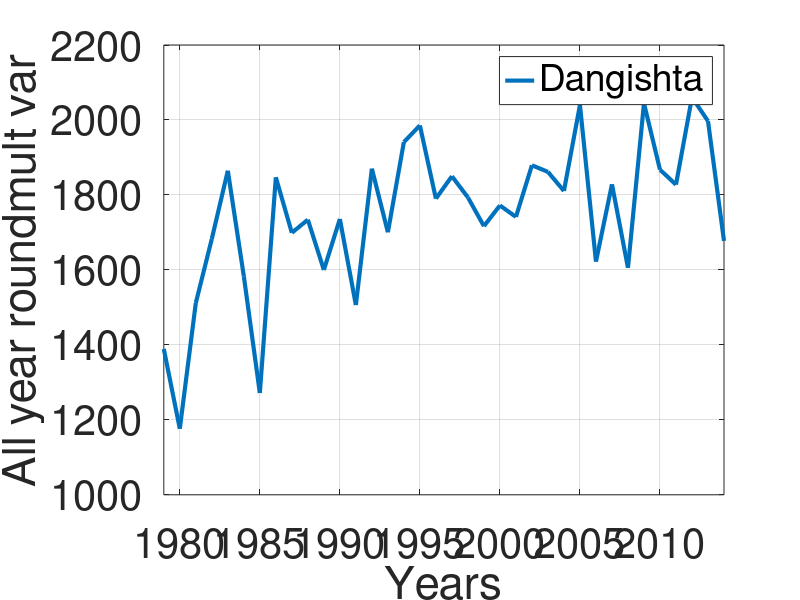
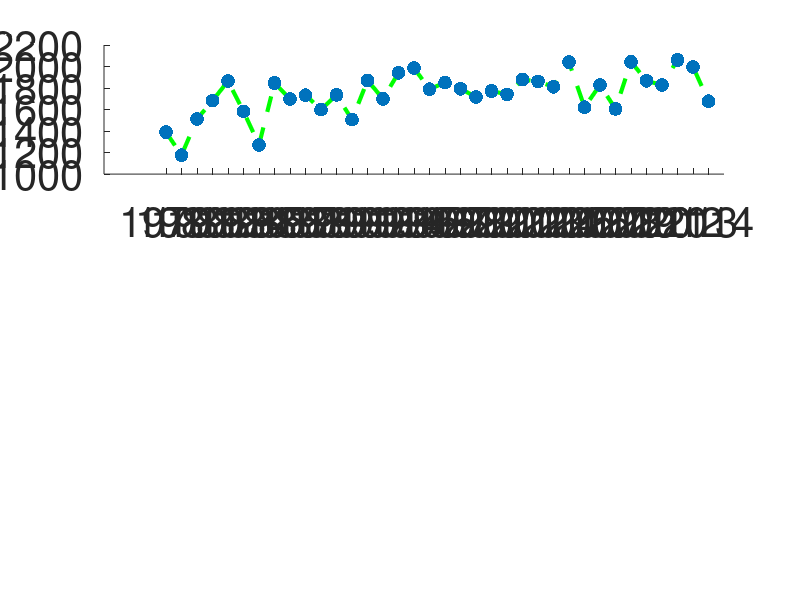

MATLAB code for these plots, in order: (Note: this script raises an error after producing the figures.)
% cmp data
clear;clc;close all;

load mj_data
% column 1: year
% column 2-4: maize yield for no,high,low fertilizer
% column 5-8 for sr, tmax,tmin,rainfall

all_data(:,:,1) = dg;
all_data(:,:,2) = kd;
all_data(:,:,3) = reem;
all_data(:,:,4) = gt;

yr = squeeze(dg(:,1));
%----------------------------------------------------------------
%solar     ivar = 1
%TMAX      ivar = 2
%TMIN      ivar = 3
%rainfall  ivar = 4
name_var = {'sr','tmax','tmin','rainfall'}

%no fertilizer       icase = 1
%high fertilizer     icase = 2
%low fertilizer      icase = 3
ft_case = {'no FT','high FT','low FT'}
icase = 1;

% stn = {'Dangishta','Kudmi','Reem','Gaita'};
istn = 4;

% number of analogs
NUM_ANA = 10;
ith_ana = 2;

%-------------------------------------------------------------------

xx =  squeeze(all_data(:,5:8,:));
MZYD = squeeze(all_data(:,2:4,:));



MEAN = squeeze(mean(xx));
MEANY = squeeze(mean(MZYD));

for in = 1:size(xx,1);
    xxa(in,:,:) = squeeze(xx(in,:,:)) - MEAN;
    yya(in,:,:) = squeeze(MZYD(in,:,:)) - MEANY;
end


for iistn = 1:4
    for icase = 1:3
        y = squeeze(yya(:,icase,iistn));
        X = squeeze(xxa(:,:,iistn));
        b = regress(y,X);
        yp(:,icase,iistn) = b'*X' + MEANY(icase,iistn);
        temp = corrcoef(b'*X',y);
        R_MULVAR(icase,iistn) = temp(1,2);
    end
end

clear xx

tgt_var = squeeze(yp(:,icase,istn));
stn = {'Dangishta','Kudmi','Reem','Gaita'};

scrsz = get(0,'ScreenSize');
figure('Position',[1 scrsz(4)/2 scrsz(3) scrsz(4)*9/10])
plot(yr,squeeze(tgt_var),'linewidth',3)
%legend(stn,'fontsize',30)
set(gca,'fontsize',30)
set(gcf,'color','w')
xlim([yr(1) yr(end)])
grid on
%ylabel(['MJJASO total rainfall(mm)']);
ylabel(['All year round' 'mult var']);
xlabel('Years')
legend(stn)

%stop
close all


% find analogue years
YR_G = yr;

for m = 1:length(yr)
    x = tgt_var(m);
    y = tgt_var;
    D = abs(x - y);
    [c d] = sort(D);
    ANA(m,:) = d(2:2+NUM_ANA-1) + YR_G(1)-1;
end

ANA_BK = ANA;

scrsz = get(0,'ScreenSize');
addpath('PACKAGE_DOF')
figure('Position',[1 scrsz(4)/2 scrsz(3) scrsz(4)*9/10])
subplot(3,1,1)
hold on
plot(yr,squeeze(tgt_var),'--g','linewidth',3)
hold on
scatter(yr,squeeze(tgt_var),100,'filled','b')
%legend(stn,'fontsize',30)
set(gca,'fontsize',30)
set(gcf,'color','w')
set(gca,'xtick',yr)
rotateXLabels( gca(), 45 )
xlim([yr(1) yr(end)])
grid on
ylabel(['All year round' 'mult var']);
xlabel('Years')
legend(stn(istn))
subplot(3,1,2)
hold on
temp = squeeze(tgt_var)-tgt_var(1);
plot(yr,squeeze(tgt_var)-tgt_var(1),'k','linewidth',3)
%legend(stn,'fontsize',30)
set(gca,'fontsize',30)
set(gcf,'color','w')
xlim([yr(1) yr(end)])
grid on
ylabel(['mult var' 'YEARS - 1979']);
xlabel('Years')
legend('Target Year: 1979')
for iana = 1:NUM_ANA
    scatter(squeeze(ANA_BK(1,iana)),temp(squeeze(ANA_BK(1,iana))-1979+1),200,'filled','r')
    h = text(squeeze(ANA_BK(1,iana))-0.5,temp(squeeze(ANA_BK(1,iana))-1979+1),['ANA' num2str(iana)])
    set(h,'color','b')
    set(h,'fontsize',20)
end

set(gca,'xtick',yr)
rotateXLabels( gca(), 45 )

subplot(3,1,3)
plot(yr,tgt_var,'--g','linewidth',3)
hold on
clear x1 x2
for iyr = 1:length(yr)
    x1(iyr) = min(tgt_var(ANA_BK(iyr,:)-1979+1));
    x2(iyr) = max(tgt_var(ANA_BK(iyr,:)-1979+1));
    xx(:,iyr) = squeeze(tgt_var(ANA_BK(iyr,:)-1979+1));
end

X = [YR_G(:)' fliplr(YR_G(:)')];
Y = [x1(:)' fliplr(x2(:)')];
fill(X,Y,'r')
plot(yr,squeeze(tgt_var),'--g','linewidth',3)
scatter(yr,squeeze(tgt_var),100,'filled','b')
set(gca,'fontsize',30)
set(gcf,'color','w')
set(gca,'xtick',yr)
rotateXLabels( gca(), 45 )
xlim([yr(1) yr(end)])
grid on
%ylabel(['Spread of Analog']);
xlabel('Years')
ylabel(['All year round' 'mult var']);


figure('Position',[1 scrsz(4)/2 scrsz(3) scrsz(4)*9/10])
MEAN = mean(xx);
subplot(1,2,1)
scatter(tgt_var,MEAN,100,'filled')
temp = corrcoef(tgt_var,MEAN');
STD = std(tgt_var);
MEANc = mean(tgt_var);
hold on
plot([MEANc+STD MEANc+STD],[max(MEAN) min(MEAN)],'--r','linewidth',3)
plot([MEANc-STD MEANc-STD],[max(MEAN) min(MEAN)],'--r','linewidth',3)
plot([MEANc MEANc],[max(MEAN) min(MEAN)],'r','linewidth',3)
set(gca,'fontsize',30)
set(gcf,'color','w')
axis('square')
xlabel(['Target' 'mult var'])
ylabel(['Analog mean' 'mult var'])
title(sprintf('R=%2.2f',temp(1,2)),'fontsize',40)
grid on
subplot(1,2,2)

hold on
scatter(tgt_var,MEAN'-tgt_var,100,'filled')
MEAN = MEAN'-tgt_var;
axis('equal')
set(gca,'fontsize',30)
xlabel(['Target' 'mult var'])
ylabel(['Analog mean - Target' 'mult var'])
plot([MEANc+STD MEANc+STD],[max(MEAN) min(MEAN)],'--r','linewidth',3)
plot([MEANc-STD MEANc-STD],[max(MEAN) min(MEAN)],'--r','linewidth',3)
plot([MEANc MEANc],[max(MEAN) min(MEAN)],'r','linewidth',3)
set(gcf,'color','w')
grid on



figure('Position',[1 scrsz(4)/2 scrsz(3) scrsz(4)*9/10])
ANA = ANA_BK;
for m = 1:NUM_ANA
    hold on
    scatter(YR_G,ANA(:,m),(NUM_ANA-m+1)*100,'filled','r')
    tmp1 = squeeze(all_data(squeeze(ANA(:,m)-1978),icase+1,istn));
    tmp2 = squeeze(all_data(:,icase+1,istn));
    corrcoef(tmp1,tmp2)
end
grid on
set(gca,'fontsize',10)
set(gcf,'color','w')
%legend('Gauge','NMA','CHIRPS','PECMWF','PGPCC')
set(gca,'xtick',1979:2014)
set(gca,'ytick',1979:2014)
xlim([1979 2014])
ylim([1979 2014])
set(gcf,'color','w')
axis('square')
set(gca,'fontsize',30)
rotateXLabels( gca(), 90)
xlabel('Target years')
ylabel('Analogue years')
set(gcf,'paperpositionmode','auto')


tmp2 = squeeze(all_data(:,icase+1,istn));
for m = 1:NUM_ANA
    tmp1 = squeeze(all_data(squeeze(ANA(:,m)-1978),icase+1,istn));
    temp = corrcoef(tmp1,tmp2);
    RR(m) = temp(1,2);
    if m == ith_ana
        figure('Position',[1 scrsz(4)/2 scrsz(3) scrsz(4)*9/10])
        hold on
        scatter(tmp2,tmp1,100,'filled','k')
        P = polyfit(tmp2,tmp1,1);
        title(sprintf('R=%2.2f',RR(m)),'fontsize',30)
        xx = [min(tmp2) max(tmp2)]
        plot(xx,polyval(P,xx),'r','linewidth',3)
        xlabel('Target Cropyield')
        xlabel('Analog Cropyield')
        set(gca,'fontsize',30)
        set(gcf,'color','w')
        set(gcf,'paperpositionmode','auto')
        axis('equal')
    end
    
end

clear tmp1
mean_tmp2 = mean(tmp2);
tmp2a = tmp2 - mean_tmp2;
for m = 1:NUM_ANA
    m
    tmp1(:,m) = squeeze(all_data(squeeze(ANA(:,m)-1978),icase+1,istn));
    mean_tmp1 = mean(tmp1);
    tmp1a = tmp1 - repmat(mean_tmp1,size(tmp1,1),1);
    b = regress(tmp2a,tmp1a);
    tmp2ap = b'*tmp1a';
    temp = corrcoef(tmp2ap,tmp2a);
    RRR(m) = temp(1,2);
end
close all

figure('Position',[1 scrsz(4)/2 scrsz(3) scrsz(4)*9/10])
plot(RR,'r','linewidth',5)
hold on
plot(RRR,'k','linewidth',5)
set(gca,'fontsize',40)
set(gcf,'color','w')
legend('Single member','Ensemble mean')
xlabel('Number of analog')
ylabel('Correlation skill')
xlim([1 NUM_ANA])
set(gca,'xtick',1:NUM_ANA)
grid on
set(gcf,'color','w')
title([stn(istn) 'mult var' ft_case(icase)])
% pause
% close all

